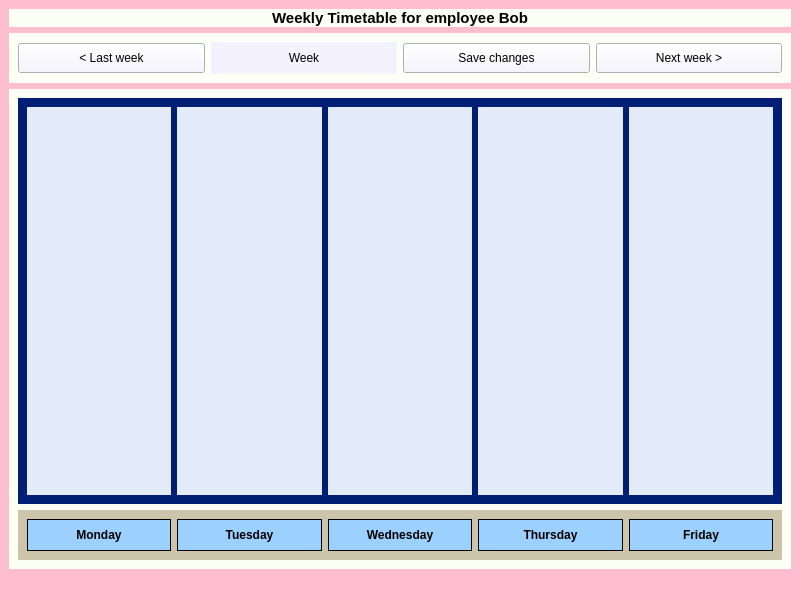
<?xml version="1.0" encoding="UTF-8"?>
<ui version="4.0">
 <class>MainWindow</class>
 <widget class="QMainWindow" name="MainWindow">
  <property name="geometry">
   <rect>
    <x>0</x>
    <y>0</y>
    <width>800</width>
    <height>600</height>
   </rect>
  </property>
  <property name="windowTitle">
   <string>MainWindow</string>
  </property>
  <property name="styleSheet">
   <string notr="true">background-color:rgb(255, 190, 207);</string>
  </property>
  <widget class="QWidget" name="centralwidget">
   <layout class="QVBoxLayout" name="verticalLayout">
    <item>
     <widget class="QLabel" name="top_label">
      <property name="sizePolicy">
       <sizepolicy hsizetype="MinimumExpanding" vsizetype="Fixed">
        <horstretch>0</horstretch>
        <verstretch>0</verstretch>
       </sizepolicy>
      </property>
      <property name="styleSheet">
       <string notr="true">background-color:rgb(252, 255, 243); 
font: 12pt &quot;Segoe UI&quot;;</string>
      </property>
      <property name="text">
       <string>&lt;html&gt;&lt;head/&gt;&lt;body&gt;&lt;p&gt;&lt;span style=&quot; font-size:11pt; font-weight:700;&quot;&gt;Weekly Timetable for employee Bob&lt;/span&gt;&lt;/p&gt;&lt;/body&gt;&lt;/html&gt;</string>
      </property>
      <property name="alignment">
       <set>Qt::AlignCenter</set>
      </property>
     </widget>
    </item>
    <item>
     <widget class="QWidget" name="widget_4" native="true">
      <property name="sizePolicy">
       <sizepolicy hsizetype="Preferred" vsizetype="Preferred">
        <horstretch>0</horstretch>
        <verstretch>0</verstretch>
       </sizepolicy>
      </property>
      <property name="maximumSize">
       <size>
        <width>16777215</width>
        <height>50</height>
       </size>
      </property>
      <property name="styleSheet">
       <string notr="true">background-color:rgb(252, 255, 243)</string>
      </property>
      <layout class="QHBoxLayout" name="horizontalLayout_2">
       <item>
        <widget class="QPushButton" name="pushButton">
         <property name="minimumSize">
          <size>
           <width>0</width>
           <height>30</height>
          </size>
         </property>
         <property name="styleSheet">
          <string notr="true">background-color: rgb(244, 242, 255); font: 12pt &quot;Segoe UI&quot;;</string>
         </property>
         <property name="text">
          <string>&lt; Last week</string>
         </property>
        </widget>
       </item>
       <item>
        <widget class="QLabel" name="label_week_date">
         <property name="styleSheet">
          <string notr="true">background-color: rgb(244, 242, 255); font: 12pt &quot;Segoe UI&quot;;</string>
         </property>
         <property name="text">
          <string>Week</string>
         </property>
         <property name="alignment">
          <set>Qt::AlignCenter</set>
         </property>
        </widget>
       </item>
       <item>
        <widget class="QPushButton" name="pushButton_2">
         <property name="minimumSize">
          <size>
           <width>0</width>
           <height>30</height>
          </size>
         </property>
         <property name="styleSheet">
          <string notr="true">background-color: rgb(244, 242, 255); font: 12pt &quot;Segoe UI&quot;;</string>
         </property>
         <property name="text">
          <string>Save changes</string>
         </property>
        </widget>
       </item>
       <item>
        <widget class="QPushButton" name="pushButton_4">
         <property name="minimumSize">
          <size>
           <width>0</width>
           <height>30</height>
          </size>
         </property>
         <property name="styleSheet">
          <string notr="true">background-color: rgb(244, 242, 255); font: 12pt &quot;Segoe UI&quot;;</string>
         </property>
         <property name="text">
          <string>Next week &gt;</string>
         </property>
        </widget>
       </item>
      </layout>
     </widget>
    </item>
    <item>
     <widget class="QWidget" name="widget" native="true">
      <property name="styleSheet">
       <string notr="true">background-color:rgb(252, 255, 243)</string>
      </property>
      <layout class="QVBoxLayout" name="verticalLayout_2">
       <item>
        <widget class="QWidget" name="week_widget" native="true">
         <property name="focusPolicy">
          <enum>Qt::NoFocus</enum>
         </property>
         <property name="contextMenuPolicy">
          <enum>Qt::DefaultContextMenu</enum>
         </property>
         <property name="styleSheet">
          <string notr="true">background-color: rgb(0, 31, 116)</string>
         </property>
         <layout class="QHBoxLayout" name="horizontalLayout_3">
          <item>
           <widget class="QWidget" name="monday_widget" native="true">
            <property name="acceptDrops">
             <bool>false</bool>
            </property>
            <property name="styleSheet">
             <string notr="true">background-color: rgb(228, 235, 248)</string>
            </property>
           </widget>
          </item>
          <item>
           <widget class="QWidget" name="tuesday_widget" native="true">
            <property name="styleSheet">
             <string notr="true">background-color: rgb(228, 235, 248)</string>
            </property>
           </widget>
          </item>
          <item>
           <widget class="QWidget" name="wednesday_widget" native="true">
            <property name="styleSheet">
             <string notr="true">background-color: rgb(228, 235, 248)</string>
            </property>
           </widget>
          </item>
          <item>
           <widget class="QWidget" name="thursday_widget" native="true">
            <property name="styleSheet">
             <string notr="true">background-color: rgb(228, 235, 248)</string>
            </property>
           </widget>
          </item>
          <item>
           <widget class="QWidget" name="friday_widget" native="true">
            <property name="styleSheet">
             <string notr="true">background-color: rgb(228, 235, 248)</string>
            </property>
           </widget>
          </item>
         </layout>
        </widget>
       </item>
       <item>
        <widget class="QWidget" name="widget_2" native="true">
         <property name="sizePolicy">
          <sizepolicy hsizetype="Preferred" vsizetype="Fixed">
           <horstretch>0</horstretch>
           <verstretch>0</verstretch>
          </sizepolicy>
         </property>
         <property name="minimumSize">
          <size>
           <width>0</width>
           <height>50</height>
          </size>
         </property>
         <property name="styleSheet">
          <string notr="true">background-color: rgb(203, 198, 171)</string>
         </property>
         <layout class="QHBoxLayout" name="horizontalLayout">
          <item>
           <widget class="QLabel" name="label_monday">
            <property name="focusPolicy">
             <enum>Qt::WheelFocus</enum>
            </property>
            <property name="styleSheet">
             <string notr="true">background-color: rgb(155, 208, 255); border: 1px solid black; padding: 7px; font: 12pt &quot;Segoe UI&quot;;</string>
            </property>
            <property name="text">
             <string>&lt;html&gt;&lt;head/&gt;&lt;body&gt;&lt;p&gt;&lt;span style=&quot; font-weight:700;&quot;&gt;Monday&lt;/span&gt;&lt;/p&gt;&lt;/body&gt;&lt;/html&gt;</string>
            </property>
            <property name="alignment">
             <set>Qt::AlignCenter</set>
            </property>
           </widget>
          </item>
          <item>
           <widget class="QLabel" name="label_tuesday">
            <property name="styleSheet">
             <string notr="true">background-color: rgb(155, 208, 255); border: 1px solid black; padding: 7px; font: 12pt &quot;Segoe UI&quot;;</string>
            </property>
            <property name="text">
             <string>&lt;html&gt;&lt;head/&gt;&lt;body&gt;&lt;p&gt;&lt;span style=&quot; font-weight:700;&quot;&gt;Tuesday&lt;/span&gt;&lt;/p&gt;&lt;/body&gt;&lt;/html&gt;</string>
            </property>
            <property name="alignment">
             <set>Qt::AlignCenter</set>
            </property>
           </widget>
          </item>
          <item>
           <widget class="QLabel" name="label_wednesday">
            <property name="styleSheet">
             <string notr="true">background-color: rgb(155, 208, 255); border: 1px solid black; padding: 7px; font: 12pt &quot;Segoe UI&quot;;</string>
            </property>
            <property name="text">
             <string>&lt;html&gt;&lt;head/&gt;&lt;body&gt;&lt;p&gt;&lt;span style=&quot; font-weight:700;&quot;&gt;Wednesday&lt;/span&gt;&lt;/p&gt;&lt;/body&gt;&lt;/html&gt;</string>
            </property>
            <property name="alignment">
             <set>Qt::AlignCenter</set>
            </property>
           </widget>
          </item>
          <item>
           <widget class="QLabel" name="label_thursday">
            <property name="styleSheet">
             <string notr="true">background-color: rgb(155, 208, 255); border: 1px solid black; padding: 7px; font: 12pt &quot;Segoe UI&quot;;</string>
            </property>
            <property name="text">
             <string>&lt;html&gt;&lt;head/&gt;&lt;body&gt;&lt;p&gt;&lt;span style=&quot; font-weight:700;&quot;&gt;Thursday&lt;/span&gt;&lt;/p&gt;&lt;/body&gt;&lt;/html&gt;</string>
            </property>
            <property name="alignment">
             <set>Qt::AlignCenter</set>
            </property>
           </widget>
          </item>
          <item>
           <widget class="QLabel" name="label_friday">
            <property name="styleSheet">
             <string notr="true">background-color: rgb(155, 208, 255); border: 1px solid black; padding: 7px; font: 12pt &quot;Segoe UI&quot;;</string>
            </property>
            <property name="text">
             <string>&lt;html&gt;&lt;head/&gt;&lt;body&gt;&lt;p&gt;&lt;span style=&quot; font-weight:700;&quot;&gt;Friday&lt;/span&gt;&lt;/p&gt;&lt;/body&gt;&lt;/html&gt;</string>
            </property>
            <property name="alignment">
             <set>Qt::AlignCenter</set>
            </property>
           </widget>
          </item>
         </layout>
        </widget>
       </item>
      </layout>
     </widget>
    </item>
   </layout>
  </widget>
  <widget class="QMenuBar" name="menubar">
   <property name="geometry">
    <rect>
     <x>0</x>
     <y>0</y>
     <width>800</width>
     <height>22</height>
    </rect>
   </property>
  </widget>
  <widget class="QStatusBar" name="statusbar"/>
 </widget>
 <resources/>
 <connections/>
</ui>
